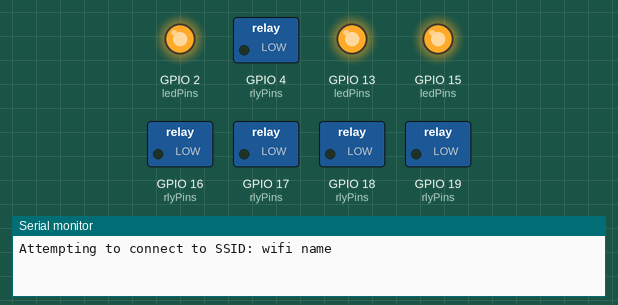
Simulated run of this program. Board: ESP32. Parts: switched loads named in the program (green lamp = pin HIGH), output pins drawn as LEDs (lit = HIGH), the last lines printed to the serial monitor. WiFi joins after 1.5 s; servers stay silent unless stated.

Above: at 0.7 s.
At 6.1 s:
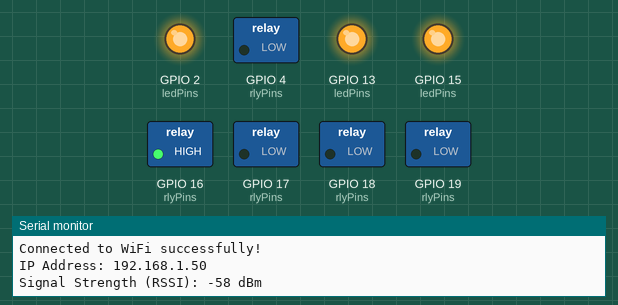
At 9.2 s:
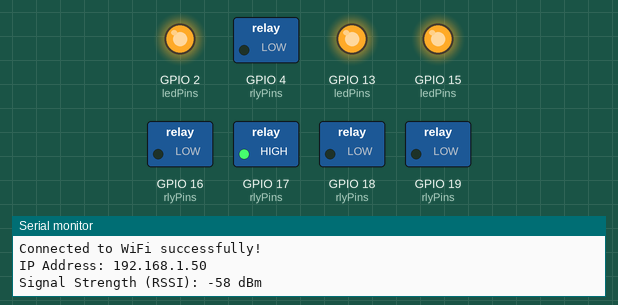
At 12.3 s:
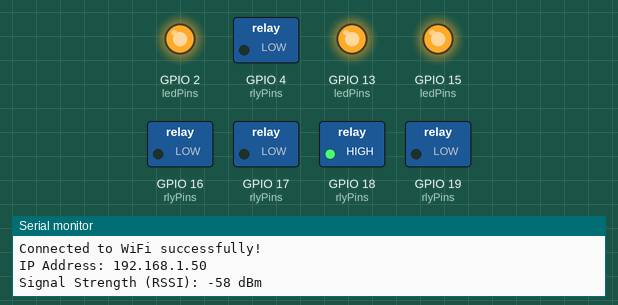
At 15.4 s:
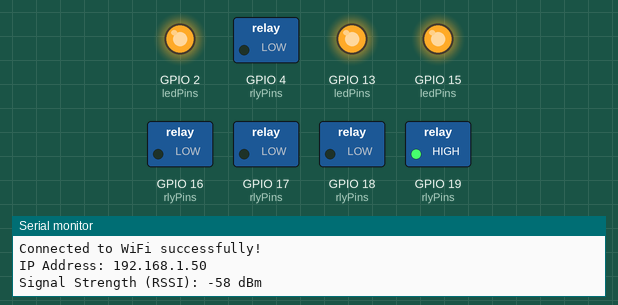
At 18.7 s:
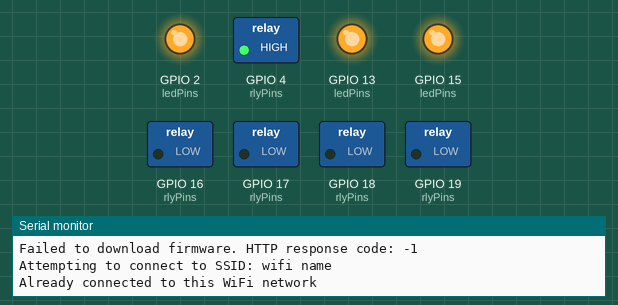
Timing chart, 0 to 20.4 s (numbered marks = the images above):
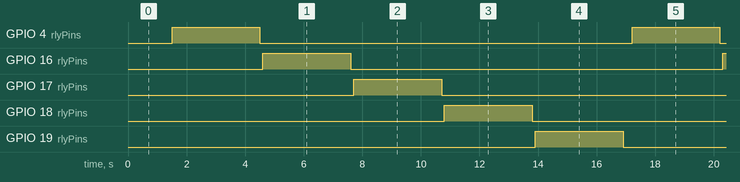

The program:

main.cpp
```cpp
#include <Arduino.h>
#include <WiFi.h>
#include <WiFiClientSecure.h>
#include <HTTPClient.h>
#include <Update.h>

// Sensor and relay pins
const int rlyPins[] = {4, 16, 17, 18, 19};  //confirmed
const int ledPins[] = {2, 15, 13}; // {white, blue, red}


const String api = "https://api.plantup.io";

void performOTA()
{
    if (WiFi.status() == WL_CONNECTED)
    {
        Serial.println("Checking for firmware update...");
        HTTPClient http;
        http.begin(api + "/device/growmate/firmware");
        int httpCode = http.GET();

        if (httpCode == HTTP_CODE_OK)
        {
            int contentLength = http.getSize();
            bool canBegin = Update.begin(contentLength);

            if (canBegin)
            {
                WiFiClient *client = http.getStreamPtr();
                int written = 0;
                uint8_t buff[128] = { 0 };

                while (http.connected() && written < contentLength) {
                    Serial.println("Updating");

                    size_t available = client->available();
                    if (available) {
                        size_t toRead = available;
                        if (toRead > sizeof(buff)) toRead = sizeof(buff);
                        int bytesRead = client->read(buff, toRead);
                        if (bytesRead > 0) {
                            Update.write(buff, bytesRead);
                            written += bytesRead;
                            vTaskDelay(1); // 1 Let watchdog breathe
                        }
                    }
                }

                if (written == contentLength)
                {
                    Serial.println("Update written successfully.");
                    if (Update.end())
                    {
                        Serial.println("Update completed. Rebooting...");
                        ESP.restart();
                    }
                    else
                    {
                        Serial.printf("Update failed. Error #: %d\n", Update.getError());
                    }
                }
                else
                {
                    Serial.println("Update failed: Written bytes mismatch.");
                }
            }
            else
            {
                Serial.println("Update failed: Not enough space for OTA.");
            }
        }
        else
        {
            Serial.printf("Failed to download firmware. HTTP response code: %d\n", httpCode);
        }

        // Close the HTTP connection
        http.end();
    }
    else
    {
        Serial.println("Could not do OTA since we weren't connected to wifi.");
    }
}

bool setupWiFi(const char *inSsid, const char *inPassword)
{
    // Validate input parameters
    if (inSsid == nullptr || inPassword == nullptr || strlen(inSsid) == 0)
    {
        Serial.println("Error: SSID is null or empty");
        return false;
    }

    Serial.printf("Attempting to connect to SSID: %s\n", inSsid);

    // Disconnect if already connected to a different network
    if (WiFi.status() == WL_CONNECTED)
    {
        String currentSSID = WiFi.SSID();
        if (currentSSID.equals(inSsid))
        {
            Serial.println("Already connected to this WiFi network");
            return true;
        }

        Serial.println("Disconnecting from current network to connect to new one");
        WiFi.disconnect();
        delay(1000); // Give it time to disconnect
    }

    // Set station mode and begin connection
    WiFi.mode(WIFI_STA);
    WiFi.begin(inSsid, inPassword);

    // Wait for connection with timeout
    const unsigned long timeout = 15000; // 15 seconds timeout
    unsigned long startTime = millis();
    int dots = 0;

    while (WiFi.status() != WL_CONNECTED)
    {
        // Check for timeout
        if (millis() - startTime >= timeout)
        {
            Serial.println("\nWiFi Connection timed out");
            WiFi.disconnect();
            return false;
        }

        // Check for connection failure
        if (WiFi.status() == WL_CONNECT_FAILED)
        {
            Serial.println("\nWiFi connection failed - likely incorrect password");
            WiFi.disconnect();
            return false;
        }

        vTaskDelay(500 / portTICK_PERIOD_MS);
    }

    // Connection successful - print network details
    Serial.println("\nConnected to WiFi successfully!");
    Serial.printf("IP Address: %s\n", WiFi.localIP().toString().c_str());
    Serial.printf("Signal Strength (RSSI): %d dBm\n", WiFi.RSSI());

    return true;
}

void setup()
{
  Serial.begin(115200);
  while (!Serial)
    ;

  for (int pin : rlyPins)
    pinMode(pin, OUTPUT);
  for (int pin : ledPins)
    pinMode(pin, OUTPUT);

  for (int pin : rlyPins)
    digitalWrite(pin, LOW);
  for (int pin : ledPins)
    digitalWrite(pin, HIGH); // LED pins need to be set high to be off
}

void loop()
{
  setupWiFi("wifi name", "passwort");

  const int numberOfTestRuns = 1;
  const int pumpRunTime = 3000;

  for(int i = 0; i < numberOfTestRuns; i++){
    for(int rly : rlyPins){
      digitalWrite(rly, HIGH);
      delay(pumpRunTime);
      digitalWrite(rly, LOW);
      delay(100);
    }
  }

  performOTA();
}
```

Measured:
- by itself, GPIO 4 (rlyPins), GPIO 16 (rlyPins), GPIO 17 (rlyPins), GPIO 18 (rlyPins), GPIO 19 (rlyPins): alternates HIGH for 3.0 s and LOW for 12.7 s
- by itself, everything shown: repeats every 15.7 s, in 10 steps
